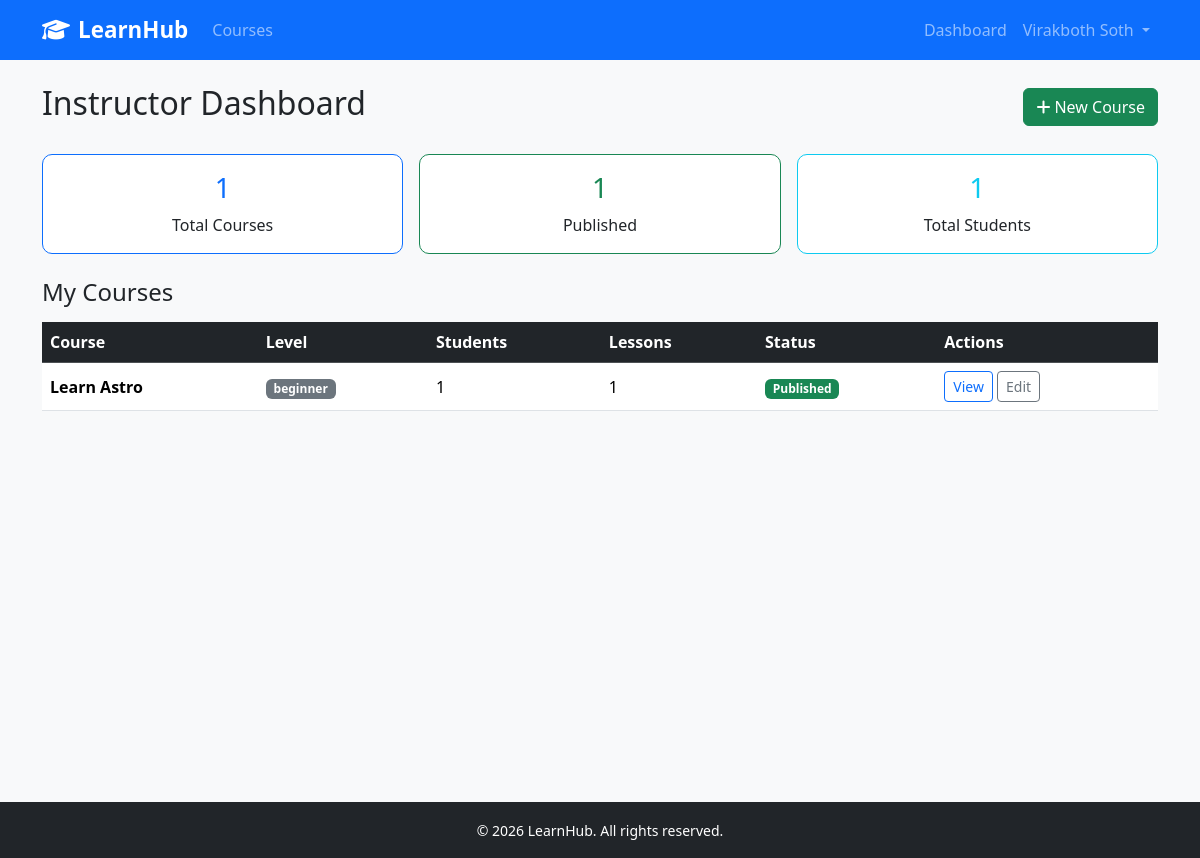
Screenshot of /dashboard/instructor/ (signed in) with the database file from the repository.
### accounts/models.py (models this page shows, shortened)
class User(AbstractUser):
    ROLE_CHOICES = [
        ("student", "Student"),
        ("instructor", "Instructor"),
        ("employee", "Employee"),
    ]
    role = models.CharField(max_length=20, choices=ROLE_CHOICES, default="student")
    avatar = models.ImageField(upload_to="avatars/", blank=True, null=True)
    bio = models.TextField(blank=True)

### courses/models.py (models this page shows, shortened)
class Course(models.Model):
    LEVEL_CHOICES = [
        ("beginner", "Beginner"),
        ("intermediate", "Intermediate"),
        ("advanced", "Advanced"),
    ]
    title = models.CharField(max_length=200)
    slug = models.SlugField(unique=True)
    description = models.TextField()
    instructor = models.ForeignKey(
        Instructor, on_delete=models.CASCADE, related_name="courses"
    )
    category = models.ForeignKey(
        Category, on_delete=models.SET_NULL, null=True, related_name="courses"
    )
    tags = models.ManyToManyField(Tag, blank=True, related_name="courses")
    price = models.DecimalField(max_digits=8, decimal_places=2, default=0.00)
    thumbnail = models.ImageField(upload_to="course_thumbnails/", blank=True, null=True)
    level = models.CharField(max_length=20, choices=LEVEL_CHOICES, default="Beginner")
    is_published = models.BooleanField(default=False)
    created_at = models.DateTimeField(auto_now_add=True)
    updated_at = models.DateTimeField(auto_now=True)
    class Meta:
        ordering = ["-created_at"]
    @property
    def total_lessons(self):
        return self.lessons.count()

### accounts/views.py (the view)
# urls.py: path("dashboard/instructor/", views.instructor_dashboard, name="instructor_dashboard"),
@login_required
def instructor_dashboard(request):
    if request.user.role != "instructor":
        return redirect_by_role(request.user)
    courses = Course.objects.filter(
        instructor=request.user.instructor_profile
    ).prefetch_related("enrollments")
    context = {
        "courses": courses,
        "total_students": sum(c.enrollments.count() for c in courses),
        "published_courses": courses.filter(is_published=True).count(),
    }
    return render(request, "accounts/instructor_dashboard.html", context)

### templates/accounts/instructor_dashboard.html (shortened to what this page needs)
{% extends "base.html" %}
{% block content %}
<div class="d-flex justify-content-between align-items-center mb-4">
  <h2>Instructor Dashboard</h2>
  <a href="{% url 'courses:course_create' %}" class="btn btn-success">
    <i class="fa fa-plus me-1"></i>New Course
  </a>
</div>
<div class="row g-3 mb-4">
  <div class="col-md-4">
    <div class="card text-center border-primary">
      <div class="card-body">
        <h3 class="text-primary">{{ courses|length }}</h3>
        <p class="mb-0">Total Courses</p>
      </div>
    </div>
  </div>
  <div class="col-md-4">
    <div class="card text-center border-success">
      <div class="card-body">
        <h3 class="text-success">{{ published_courses }}</h3>
        <p class="mb-0">Published</p>
      </div>
    </div>
  </div>
  <div class="col-md-4">
    <div class="card text-center border-info">
      <div class="card-body">
        <h3 class="text-info">{{ total_students }}</h3>
        <p class="mb-0">Total Students</p>
      </div>
    </div>
  </div>
</div>
<h4 class="mb-3">My Courses</h4>
{% if courses %}
<div class="table-responsive">
  <table class="table table-hover align-middle">
    <thead class="table-dark">
      <tr>
        <th>Course</th>
        <th>Level</th>
        <th>Students</th>
        <th>Lessons</th>
        <th>Status</th>
        <th>Actions</th>
      </tr>
    </thead>
    <tbody>
      {% for course in courses %}
      <tr>
        <td><strong>{{ course.title }}</strong></td>
        <td><span class="badge bg-secondary">{{ course.level }}</span></td>
        <td>{{ course.enrollments.count }}</td>
        <td>{{ course.total_lessons }}</td>
        <td>
          {% if course.is_published %}
            <span class="badge bg-success">Published</span>
          {% else %}
            <span class="badge bg-warning text-dark">Draft</span>
          {% endif %}
        </td>
        <td>
          <a href="{% url 'courses:course_detail' slug=course.slug %}" class="btn btn-sm btn-outline-primary">View</a>
          <a href="{% url 'courses:course_edit' slug=course.slug %}" class="btn btn-sm btn-outline-secondary">Edit</a>
        </td>
      </tr>
      {% endfor %}
    </tbody>
  </table>
</div>
{% else %}
<div class="alert alert-info">No courses yet. <a href="{% url 'courses:course_create' %}">Create your first course</a></div>
{% endif %}
{% endblock %}

### templates/base.html (shortened to what this page needs)
<!DOCTYPE html>
<html lang="en">
<head>
  <link rel="stylesheet" href="https://cdn.jsdelivr.net/npm/bootstrap@5.3.3/dist/css/bootstrap.min.css" />
  <link rel="stylesheet" href="https://cdnjs.cloudflare.com/ajax/libs/font-awesome/6.5.0/css/all.min.css" />
  <link rel="stylesheet" href="/static/css/main.css" />
</head>
<body>
<nav class="navbar navbar-expand-lg navbar-dark bg-primary">
  <div class="container">
    {% if user.is_authenticated %}
  {% if user.role == "student" %}
    <a class="navbar-brand fw-bold" href="{% url 'accounts:student_dashboard' %}">
  {% elif user.role == "instructor" %}
    <a class="navbar-brand fw-bold" href="{% url 'accounts:instructor_dashboard' %}">
  {% elif user.role == "employee" %}
    <a class="navbar-brand fw-bold" href="{% url 'accounts:employee_dashboard' %}">
  {% endif %}
{% else %}
  <a class="navbar-brand fw-bold" href="{% url 'courses:course_list' %}">
{% endif %}
  <i class="fa fa-graduation-cap me-2"></i>LearnHub
</a>
    <div class="collapse navbar-collapse" id="nav">
      <ul class="navbar-nav me-auto">
        <li class="nav-item">
          <a class="nav-link" href="{% url 'courses:course_list' %}">Courses</a>
        </li>
      </ul>
      <ul class="navbar-nav">
        {% if user.is_authenticated %}
          <li class="nav-item">
            {% if user.role == 'student' %}
              <a class="nav-link" href="{% url 'accounts:student_dashboard' %}">Dashboard</a>
            {% elif user.role == 'instructor' %}
              <a class="nav-link" href="{% url 'accounts:instructor_dashboard' %}">Dashboard</a>
            {% elif user.role == 'employee' %}
              <a class="nav-link" href="{% url 'accounts:employee_dashboard' %}">Dashboard</a>
            {% endif %}
          </li>
          <li class="nav-item dropdown">
            <a class="nav-link dropdown-toggle" href="#" data-bs-toggle="dropdown">
              {{ user.get_full_name|default:user.username }}
            </a>
          </li>
        {% else %}
          <li class="nav-item"><a class="nav-link" href="{% url 'accounts:login' %}">Login</a></li>
          <li class="nav-item"><a class="nav-link" href="{% url 'accounts:register_student' %}">Register</a></li>
        {% endif %}
      </ul>
    </div>
  </div>
</nav>
<main class="container my-4">
  {% block content %}{% endblock %}
</main>
<footer class="bg-dark text-white text-center py-3 mt-5">
  <small>&copy; 2026 LearnHub. All rights reserved.</small>
</footer>
</body>
</html>

### static/css/main.css (style rules this page uses)
body { background-color: #f8f9fa; }
.navbar-brand { font-size: 1.4rem; }
.card { border-radius: 10px; }
main.container { min-height: calc(100vh - 130px); }

### rows the page displays
User: get_full_name "Virakboth Soth"
Course: title "Learn Astro", level "beginner", enrollments.count "1", total_lessons "1", is_published "Published"

### other values shown
{{ courses|length }} "1"
{{ published_courses }} "1"
{{ total_students }} "1"
